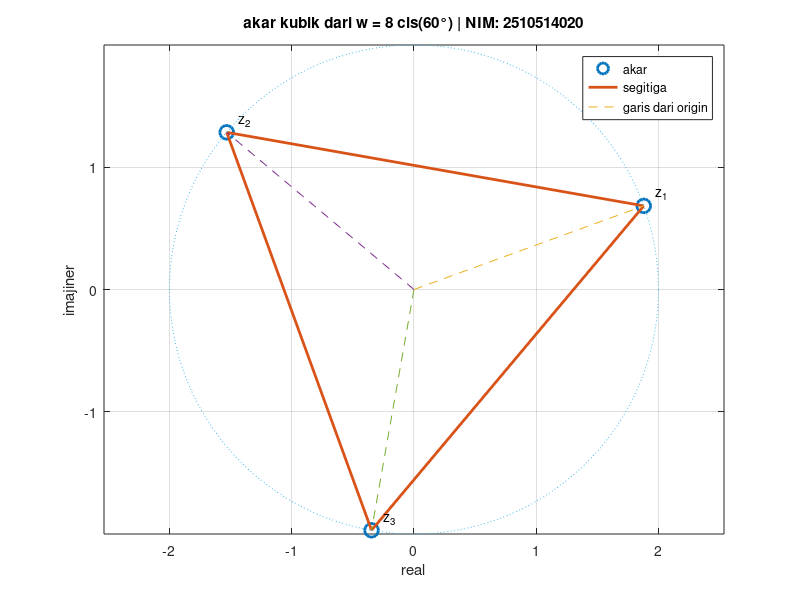

Here is the MATLAB script that generated this plot:
% =====================================================
% UTS Matematika Sains Data — Semester Genap 2025/2026
% Soal 4 — Segmentasi Pelanggan dan komposisi fungsi harga
% ---------------------------------------------------
% Nama : Nabilah Nur Aisyah Nugroho
% NIM : 2510514018
% Parameter: N=20, a=2, b=0, K=3, theta0=60, alpha=0.001
% Tanggal: <2026-04-22>
% =====================================================
clc; clear; close all;

a = 2;
b = 0;
k = 3;
n = 20;

theta_deg = 60;
theta_rad = deg2rad(theta_deg);

% fasor penjualan
z1 = (a+2) + (b+1)*1i;
z2 = (b+1) - (a+2)*1i;

disp('z1 =');
disp(z1);

disp('z2 =');
disp(z2);

% bagian b
% hitung z1 + z2, z1 * z2, z1 / z2, dan |z1 - z2|
hasil_tambah = z1 + z2;
hasil_kali = z1 * z2;
hasil_bagi = z1 / z2;
mod_selisih = abs(z1 - z2);

disp('z1 + z2 =');
disp(hasil_tambah);

disp('z1 * z2 =');
disp(hasil_kali);

disp('z1 / z2 =');
disp(hasil_bagi);

disp('|z1 - z2| =');
disp(mod_selisih);

fprintf('|z1 - z2| = %.4f\n', abs(z1 - z2));


% bagian e
% plot tiga akar kubik dari w = 8 cis(theta)
r = 8;
theta0 = theta_rad;

% rumus akar pangkat tiga
% zk = r^(1/3) cis((theta0 + 2*pi*k)/3), k = 0,1,2

akar = zeros(1,3);

for m = 0:2
    sudut = (theta0 + 2*pi*m) / 3;
    akar(m+1) = r^(1/3) * (cos(sudut) + 1i*sin(sudut));
end

disp('tiga akar kubik (a + bi):');
disp(akar.');

disp('modulus akar:');
disp(abs(akar).');

disp('argumen (derajat):');
disp(rad2deg(angle(akar)).');

% plot bidang argand
figure;
plot(real(akar), imag(akar), 'o', 'markersize', 10, 'linewidth', 2);
hold on;

% hubungkan titik jadi segitiga
plot(real([akar akar(1)]), imag([akar akar(1)]), '-', 'linewidth', 2);

% garis dari origin ke tiap titik
for m = 1:3
    plot([0 real(akar(m))], [0 imag(akar(m))], '--');
    text(real(akar(m))+0.1, imag(akar(m))+0.1, ...
        sprintf('z_%d', m));
end

grid on;
axis equal;
xlabel('real');
ylabel('imajiner');
title('akar kubik dari w = 8 cis(60°) | NIM: 2510514020');

% gambar lingkaran radius 2
t = linspace(0, 2*pi, 300);
plot(2*cos(t), 2*sin(t), ':');

legend('akar', 'segitiga', 'garis dari origin');

% cek panjang sisi segitiga
sisi12 = abs(akar(1) - akar(2));
sisi23 = abs(akar(2) - akar(3));
sisi31 = abs(akar(3) - akar(1));

fprintf('sisi 1-2 = %.4f\n', sisi12);
fprintf('sisi 2-3 = %.4f\n', sisi23);
fprintf('sisi 3-1 = %.4f\n', sisi31);
